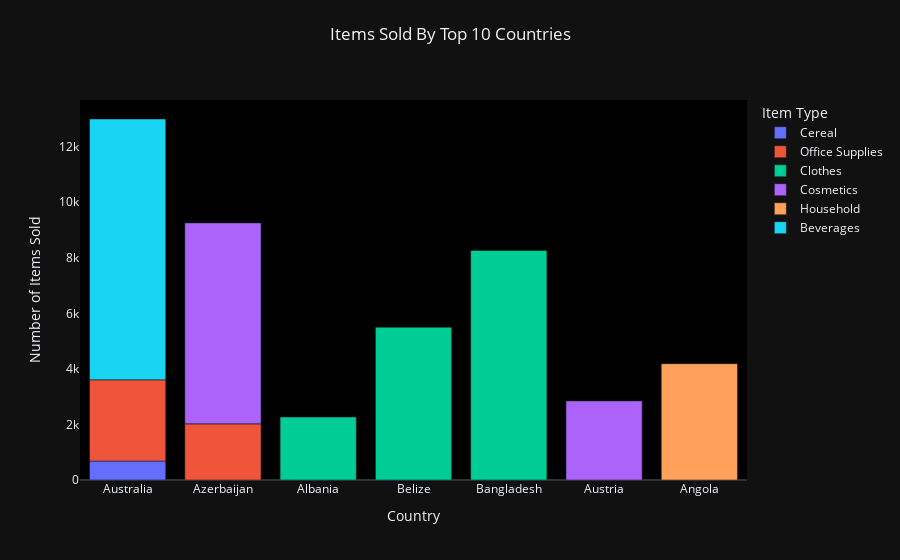

The notebook cell this image was saved under:
### Code cell
import plotly.express as px
fig=px.bar(top_10_country_items,x='Country',y='Units Sold',  
             title='Items Sold By Top 10 Countries',
          color='Item Type')
fig.update_layout(
    yaxis_title='Number of Items Sold',
    xaxis_title='Country',
    plot_bgcolor='black',
    title_x=0.5,
    title_y=0.95,
    yaxis=dict(showgrid=False),
    xaxis=dict(showgrid=False),
    template='plotly_dark'
)

iplot(fig)

### Figure 1 — Plotly figure (JSON) as saved in the notebook; plotly's stock layout.template omitted (floating-point values rounded to 4 significant figures)
{"data": [{"alignmentgroup": "True", "hovertemplate": "Item Type=Cereal<br>Country=%{x}<br>Units Sold=%{y}<extra></extra>", "legendgroup": "Cereal", "marker": {"color": "#636efa", "pattern": {"shape": ""}}, "name": "Cereal", "offsetgroup": "Cereal", "orientation": "v", "showlegend": true, "textposition": "auto", "type": "bar", "x": ["Australia"], "xaxis": "x", "y": [682], "yaxis": "y"}, {"alignmentgroup": "True", "hovertemplate": "Item Type=Office Supplies<br>Country=%{x}<br>Units Sold=%{y}<extra></extra>", "legendgroup": "Office Supplies", "marker": {"color": "#EF553B", "pattern": {"shape": ""}}, "name": "Office Supplies", "offsetgroup": "Office Supplies", "orientation": "v", "showlegend": true, "textposition": "auto", "type": "bar", "x": ["Azerbaijan", "Australia"], "xaxis": "x", "y": [2021, 2924], "yaxis": "y"}, {"alignmentgroup": "True", "hovertemplate": "Item Type=Clothes<br>Country=%{x}<br>Units Sold=%{y}<extra></extra>", "legendgroup": "Clothes", "marker": {"color": "#00cc96", "pattern": {"shape": ""}}, "name": "Clothes", "offsetgroup": "Clothes", "orientation": "v", "showlegend": true, "textposition": "auto", "type": "bar", "x": ["Albania", "Belize", "Bangladesh"], "xaxis": "x", "y": [2269, 5498, 8263], "yaxis": "y"}, {"alignmentgroup": "True", "hovertemplate": "Item Type=Cosmetics<br>Country=%{x}<br>Units Sold=%{y}<extra></extra>", "legendgroup": "Cosmetics", "marker": {"color": "#ab63fa", "pattern": {"shape": ""}}, "name": "Cosmetics", "offsetgroup": "Cosmetics", "orientation": "v", "showlegend": true, "textposition": "auto", "type": "bar", "x": ["Austria", "Azerbaijan"], "xaxis": "x", "y": [2847, 7234], "yaxis": "y"}, {"alignmentgroup": "True", "hovertemplate": "Item Type=Household<br>Country=%{x}<br>Units Sold=%{y}<extra></extra>", "legendgroup": "Household", "marker": {"color": "#FFA15A", "pattern": {"shape": ""}}, "name": "Household", "offsetgroup": "Household", "orientation": "v", "showlegend": true, "textposition": "auto", "type": "bar", "x": ["Angola"], "xaxis": "x", "y": [4187], "yaxis": "y"}, {"alignmentgroup": "True", "hovertemplate": "Item Type=Beverages<br>Country=%{x}<br>Units Sold=%{y}<extra></extra>", "legendgroup": "Beverages", "marker": {"color": "#19d3f3", "pattern": {"shape": ""}}, "name": "Beverages", "offsetgroup": "Beverages", "orientation": "v", "showlegend": true, "textposition": "auto", "type": "bar", "x": ["Australia"], "xaxis": "x", "y": [9389], "yaxis": "y"}], "layout": {"barmode": "relative", "legend": {"title": {"text": "Item Type"}, "tracegroupgap": 0}, "plot_bgcolor": "black", "title": {"text": "Items Sold By Top 10 Countries", "x": 0.5, "y": 0.95}, "xaxis": {"anchor": "y", "domain": [0, 1], "showgrid": false, "title": {"text": "Country"}}, "yaxis": {"anchor": "x", "domain": [0, 1], "showgrid": false, "title": {"text": "Number of Items Sold"}}}}
